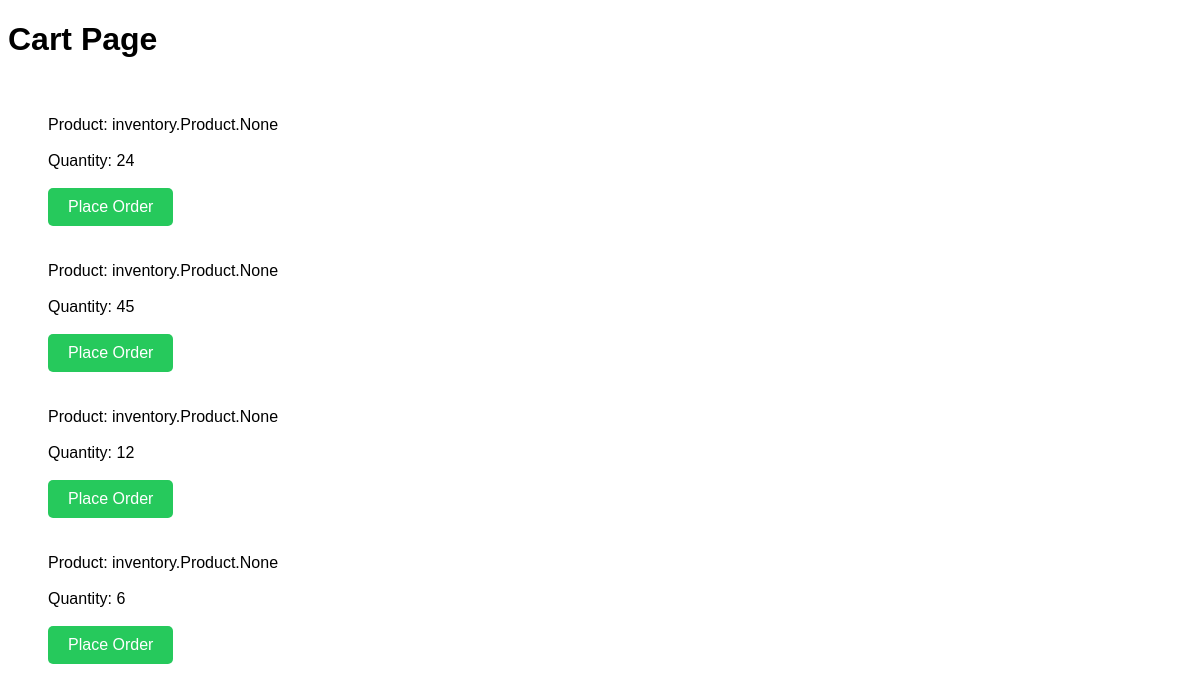
The app's page /cart/carts/cart_view/ with its own data.
### cart/models.py (models this page shows)
class Cart(models.Model):
    products = models.ManyToManyField(Product)
    product = models.CharField(max_length=30)
    quantity = models.PositiveIntegerField()

### cart/views.py (the view)
# urls.py: path("carts/cart_view/", cart_view, name='cart_view'),
def cart_view(request):
    cart_items = Cart.objects.all()
    return render(request, 'cart/cart_view.html', {'cart_items': cart_items})

### templates/cart/cart_view.html (shortened to what this page needs)
<!DOCTYPE html>
<html lang="en">
<head>
</head>
<body>
    <h1>Cart Page</h1>
<ul>
    {% for cart_item in cart_items %}
    <li>  <img src="{{cart_item.image.url}}" alt="{{cart_item.name}}" width="50"><br><br>
          Product: {{ cart_item.products }}<br><br>
          Quantity: {{cart_item.quantity }}<br><br>
    </li>
    <a href="{% url 'place_order' %}" class="custom-button">Place Order</a>
    {% endfor %}
</ul>
</body>
</html>

### templates/cart/cart_view.html (style rules this page uses)
body { font-family: Arial, sans-serif; }
.custom-button { display: inline-block; background-color: #26c95c; color: #fff; padding: 10px 20px; text-decoration: none; border-radius: 5px; cursor: pointer; }
ul li { list-style: none; }

### records on screen
Cart: products "inventory.Product.None", quantity "24"
Cart: products "inventory.Product.None", quantity "45"
Cart: products "inventory.Product.None", quantity "12"
Cart: products "inventory.Product.None", quantity "6"
